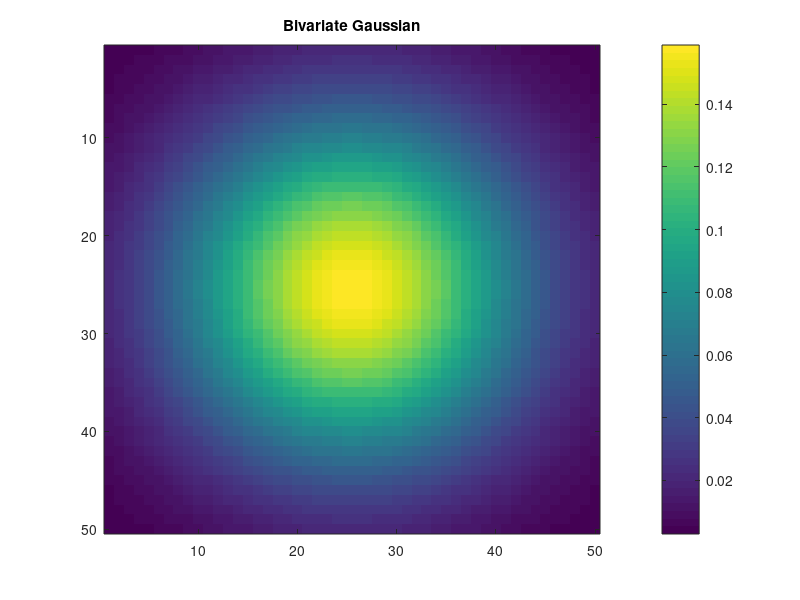

Recreate this plot in MATLAB. (Note: this script raises an error after producing the figure.)
function test_spline_approximation

% add path for create_raw_X_set:
addpath(fullfile(pwd,'..', '..', '..', 'Group474', ...
                           'Gasanov2017ElectrocorticographicData', 'code'));

nsamples = 50;
x = linspace(-2, 2, nsamples); y = linspace(-2, 2, nsamples);
[XX, YY] = meshgrid(x, y);


Z = mvnpdf([XX(:), YY(:)]);
Z = reshape(Z, nsamples, nsamples);

figure;
imagesc(Z); colorbar;
title('Bivariate Gaussian');

n_knots = 10; %nsamples - order;
idx = round(linspace(1, nsamples, n_knots));

% interpolation nodes:
[X1, Y1] = ndgrid(x(idx), y(idx));
F = griddedInterpolant(X1, Y1, Z(idx, idx), 'spline');
disp(F);

% % Example with small grid:
% [x2,y2] = ndgrid(-1:0.2:1,-1:0.2:1);
% figure;
% imagesc(F(x2, y2)); colorbar;
% title('Coarse grid');

% query nodes:
[Xq, Yq] = ndgrid(x, y);
Zq = F(Xq, Yq);
figure;
imagesc(Zq - Z); colorbar;
title('Interpolation errors');

% Bivariate spline approximation in y->x order
y_x_spline_approximation(x, y, Z);


% scalogram example:
experiment_name = '20090611S1_FTT_A_ZenasChao_csv_ECoG32-Motion12';
file_prefix = strcat('data/', experiment_name, '/');
time_points = 10;
timebins = 50;
freqbins = 50;
raw_X_set = create_raw_X_set(file_prefix, time_points, 1.1, 0.1, timebins, 10, 130, freqbins);

scalos = reshape(raw_X_set, timebins, freqbins, 32);

% one electrode
electrode = 1;
scalo = squeeze(scalos(:,:,electrode));
imagesc(scalo); colorbar;


y_x_spline_approximation(1:timebins, 1:freqbins, scalo, 3, 3, 3);

% % no explicit grid:
% [X, Y] = ndgrid(1:2:20, 1:2:20);
% F = griddedInterpolant(X, Y, scalo(idx, idx), 'spline');
% [X, Y] = ndgrid(1:20, 1:20);
% 
% alpha = abs(min(scalo(:))) * 0.01;
% appr_scalo = F(X, Y);
% figure;
% imagesc(abs(appr_scalo - scalo) ./ max(abs(scalo), alpha) ); colorbar;
% title('Interpolation errors');



end


function [Zq, sp, sp2] = y_x_spline_approximation(x, y, Z, ky, kx, n_pieces)

REG = 0.001;

if nargin < 6
n_pieces = 5;
end
if nargin < 5
ky = 3; %knotsy = augknt(-3:0.25:3, ky);
end
sp = spap2(n_pieces,ky,y,Z);
disp(sp);
coefsy = fnbrk(sp,'coefs'); % get coefs

% 1d-approximation
Zq_y = fnval(sp,y); 
figure;
imagesc(Zq_y); colorbar;
title('1D spline approximation');
figure;
err = log(1 + abs(Zq_y - Z)./ max(abs(Z), REG));
imagesc(err); colorbar;
title('1D spline approximation (log percentage) errors');

if nargin < 4
kx = 3; %knotsx = augknt(-1.5:0.25:1.5,kx); 
end
sp2 = spap2(n_pieces,kx,x, coefsy');
disp(sp2);


coefs = fnbrk(sp2,'coefs').';
Zq = spcol(sp2.knots,kx,x)*coefs*spcol(sp.knots,ky,y).'; 
figure;
imagesc(Zq); colorbar;
title('Bivariate spline approximation');
figure;
err = log(1 + abs(Zq - Z)./ max(abs(Z), REG));
imagesc(err); colorbar;
title('Bivariate spline approximation (log percentage) errors');

end